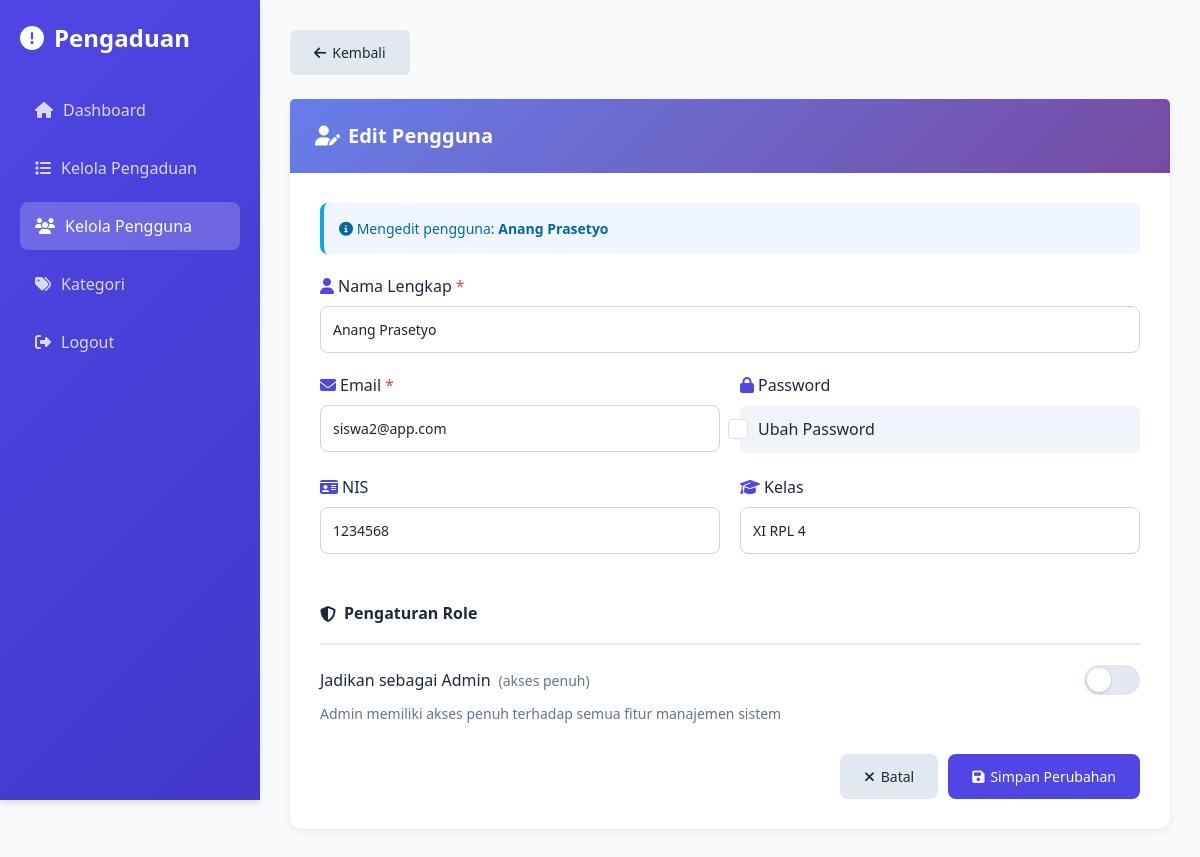
Screenshot of /edit_user.php?id=3 (signed in) with the database file from the repository.
### tables this page shows
CREATE TABLE `users` (
  `id` int NOT NULL,
  `email` varchar(45) DEFAULT NULL,
  `password` varchar(255) DEFAULT NULL,
  `name` varchar(45) DEFAULT NULL,
  `nis` varchar(45) DEFAULT NULL,
  `kelas` varchar(45) DEFAULT NULL,
  `is_admin` tinyint DEFAULT '0'
);

### edit_user.php (the view, shortened to what this page needs)
<?php
require_once 'config.php';
$edit_id = $_GET['id'] ?? '';
$stmt = $db->prepare("SELECT * FROM users WHERE id = ?");
$stmt->execute([$edit_id]);
$edit_user = $stmt->fetch(PDO::FETCH_ASSOC);
?>
<!DOCTYPE html>
<html lang="id">
<head>
  <link href="https://cdnjs.cloudflare.com/ajax/libs/bootstrap/5.3.0/css/bootstrap.min.css" rel="stylesheet">
  <link href="https://cdnjs.cloudflare.com/ajax/libs/font-awesome/6.4.0/css/all.min.css" rel="stylesheet">
</head>
<body>
  <div class="sidebar">
    <div class="logo">
      <i class="fas fa-exclamation-circle"></i>
      Pengaduan
    </div>
    <nav class="nav flex-column">
      <div class="nav-item">
        <a href="index.php" class="nav-link">
          <i class="fas fa-home"></i>
          Dashboard
        </a>
      </div>
      <div class="nav-item">
        <a href="pengaduan.php" class="nav-link">
          <i class="fas fa-list"></i>
          Kelola Pengaduan
        </a>
      </div>
      <div class="nav-item">
        <a href="users.php" class="nav-link active">
          <i class="fas fa-users"></i>
          Kelola Pengguna
        </a>
      </div>
      <div class="nav-item">
        <a href="kategori.php" class="nav-link">
          <i class="fas fa-tags"></i>
          Kategori
        </a>
      </div>
      <div class="nav-item" style="margin-top: auto;">
        <a href="logout.php" class="nav-link">
          <i class="fas fa-sign-out-alt"></i>
          Logout
        </a>
      </div>
    </nav>
  </div>
  <div class="main-content">
    <a href="users.php" class="btn btn-secondary mb-4" style="border-radius: 6px; font-size: 14px;">
      <i class="fas fa-arrow-left"></i> Kembali
    </a>
    <div class="card">
      <div class="card-header">
        <h5>
          <i class="fas fa-user-edit"></i> Edit Pengguna
        </h5>
      </div>
      <div class="card-body">
        <div class="info-box">
          <i class="fas fa-info-circle"></i> Mengedit pengguna: <strong><?php echo htmlspecialchars($edit_user['name']); ?></strong>
        </div>
        <form method="POST" action="">
          <div class="form-group">
            <label for="name" class="form-label">
              <i class="fas fa-user" style="color: var(--primary);"></i> Nama Lengkap
              <span style="color: var(--danger);">*</span>
            </label>
            <input type="text" id="name" name="name" class="form-control" placeholder="Masukkan nama lengkap" value="<?php echo htmlspecialchars($edit_user['name']); ?>" required>
          </div>
          <div class="row-2col">
            <div class="form-group">
              <label for="email" class="form-label">
                <i class="fas fa-envelope" style="color: var(--primary);"></i> Email
                <span style="color: var(--danger);">*</span>
              </label>
              <input type="email" id="email" name="email" class="form-control" placeholder="Masukkan email" value="<?php echo htmlspecialchars($edit_user['email']); ?>" required>
            </div>
            <div class="form-group">
              <label class="form-label">
                <i class="fas fa-lock" style="color: var(--primary);"></i> Password
              </label>
              <div class="form-check">
                <input type="checkbox" id="change_password" name="change_password" class="form-check-input" onchange="document.getElementById('password').disabled = !this.checked;">
                <label for="change_password" class="form-check-label">
                  Ubah Password
                </label>
              </div>
            </div>
          </div>
          <div class="row-2col">
            <div class="form-group">
              <label for="nis" class="form-label">
                <i class="fas fa-id-card" style="color: var(--primary);"></i> NIS
              </label>
              <input type="text" id="nis" name="nis" class="form-control" placeholder="Nomor Induk Siswa" value="<?php echo htmlspecialchars($edit_user['nis'] ?? ''); ?>">
            </div>
            <div class="form-group">
              <label for="kelas" class="form-label">
                <i class="fas fa-graduation-cap" style="color: var(--primary);"></i> Kelas
              </label>
              <input type="text" id="kelas" name="kelas" class="form-control" placeholder="Contoh: X RPL" value="<?php echo htmlspecialchars($edit_user['kelas'] ?? ''); ?>">
            </div>
          </div>
          <div class="section-divider">
            <h6>
              <i class="fas fa-shield-alt"></i> Pengaturan Role
            </h6>
          </div>
          <div class="form-group" style="margin-bottom: 30px;">
            <div class="form-check" style="background: transparent; padding: 0;">
              <div style="display:flex; align-items:center; gap:12px; justify-content:space-between; width:100%;">
                <div style="display:flex; align-items:center; gap:8px;">
                  <label class="form-label" style="margin:0;">Jadikan sebagai Admin</label>
                  <small style="color: #64748b;">(akses penuh)</small>
                </div>
                <div class="toggle">
                  <label for="is_admin" class="toggle-label"></label>
                </div>
              </div>
            </div>
            <small style="color: #64748b; display: block; margin-top: 8px;">
              Admin memiliki akses penuh terhadap semua fitur manajemen sistem
            </small>
          </div>
          <div class="button-group">
            <a href="users.php" class="btn btn-secondary">
              <i class="fas fa-times"></i> Batal
            </a>
            <button type="submit" class="btn btn-primary">
              <i class="fas fa-save"></i> Simpan Perubahan
            </button>
          </div>
        </form>
      </div>
    </div>
  </div>
</body>
</html>

### edit_user.php (style rules this page uses)
:root { --primary: #4f46e5; --success: #10b981; --warning: #f59e0b; --danger: #ef4444; --info: #0ea5e9; }
body { background-color: #f8fafc; font-family: 'Segoe UI', Tahoma, Geneva, Verdana, sans-serif; }
.sidebar { background: linear-gradient(135deg, var(--primary) 0%, #4338ca 100%); min-height: 100vh; position: fixed; left: 0; top: 0; width: 260px; padding: 20px; color: white; box-shadow: 0 4px 6px rgba(0,0,0,0.1); }
.sidebar .logo { font-size: 24px; font-weight: bold; margin-bottom: 30px; display: flex; align-items: center; gap: 10px; }
.sidebar .nav-item { margin-bottom: 10px; }
.sidebar .nav-link { color: rgba(255,255,255,0.8); padding: 12px 15px; border-radius: 8px; text-decoration: none; display: flex; align-items: center; gap: 10px; transition: all 0.3s ease; }
.sidebar .nav-link:hover, .sidebar .nav-link.active { background-color: rgba(255,255,255,0.2); color: white; }
.main-content { margin-left: 260px; padding: 30px; }
.card { border: none; border-radius: 12px; box-shadow: 0 2px 8px rgba(0,0,0,0.08); }
.card-header { background: linear-gradient(135deg, #667eea 0%, #764ba2 100%); color: white; border: none; padding: 25px; border-radius: 12px 12px 0 0; }
.card-header h5 { margin: 0; font-weight: 600; display: flex; align-items: center; gap: 8px; }
.card-body { padding: 30px; }
.form-label { color: #1e293b; font-weight: 500; margin-bottom: 8px; display: flex; align-items: center; gap: 4px; }
.form-control, .form-select { border: 1px solid #cbd5e1; border-radius: 8px; padding: 12px; font-size: 14px; transition: all 0.3s ease; }
.form-group { margin-bottom: 20px; }
.form-check { display: flex; align-items: center; gap: 10px; padding: 12px; background-color: #f1f5f9; border-radius: 8px; }
.toggle { position: relative; width: 56px; height: 30px; }
.toggle-label { position: absolute; top: 0; left: 0; right: 0; bottom: 0; background: #e2e8f0; border-radius: 30px; cursor: pointer; transition: background 0.25s ease; }
.toggle-label::after { content: ''; position: absolute; width: 24px; height: 24px; left: 3px; top: 3px; background: #ffffff; border-radius: 50%; box-shadow: 0 1px 3px rgba(0,0,0,0.2); transition: transform 0.25s ease; }
.form-check-input { width: 20px; height: 20px; margin: 0; cursor: pointer; accent-color: var(--primary); }
.form-check-label { margin: 0; color: #1e293b; font-weight: 500; cursor: pointer; }
.button-group { display: flex; gap: 10px; justify-content: flex-end; margin-top: 30px; }
.btn { padding: 12px 24px; border-radius: 8px; font-weight: 500; font-size: 14px; border: none; transition: all 0.3s ease; display: inline-flex; align-items: center; gap: 6px; }
.btn-primary { background-color: var(--primary); color: white; }
.btn-secondary { background-color: #e2e8f0; color: #1e293b; }
.row-2col { display: grid; grid-template-columns: 1fr 1fr; gap: 20px; }
.section-divider { margin: 30px 0 20px 0; padding-bottom: 20px; border-bottom: 2px solid #e2e8f0; }
.section-divider h6 { color: #1e293b; font-weight: 600; margin-bottom: 0; display: flex; align-items: center; gap: 8px; }
.info-box { background-color: #eff6ff; border-left: 4px solid var(--info); padding: 15px; border-radius: 8px; margin-bottom: 20px; font-size: 14px; color: #0369a1; }

### rows the page displays
users: name "Anang Prasetyo", email "siswa2@app.com", nis "1234568", kelas "XI RPL 4"
